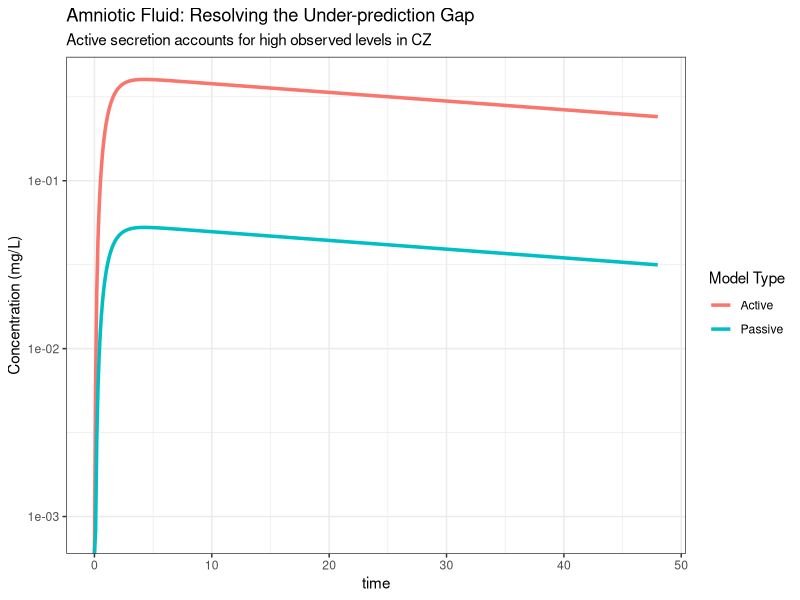
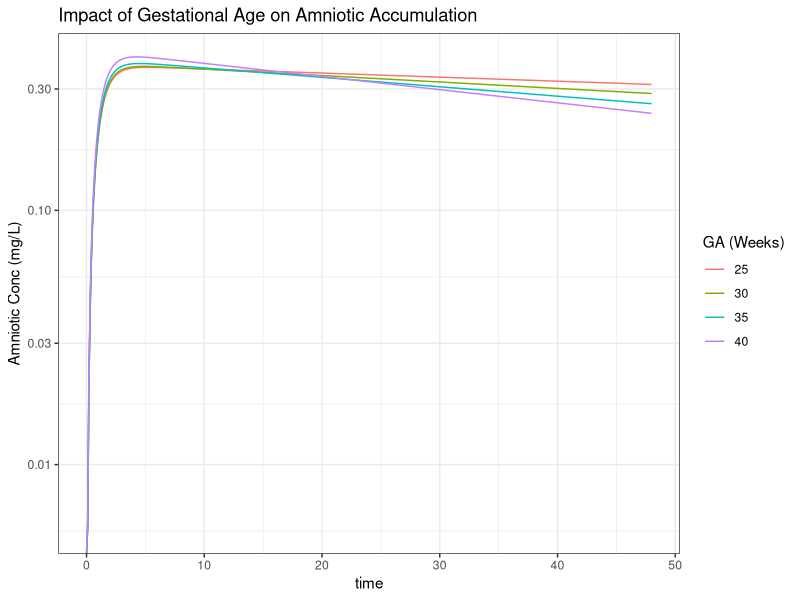
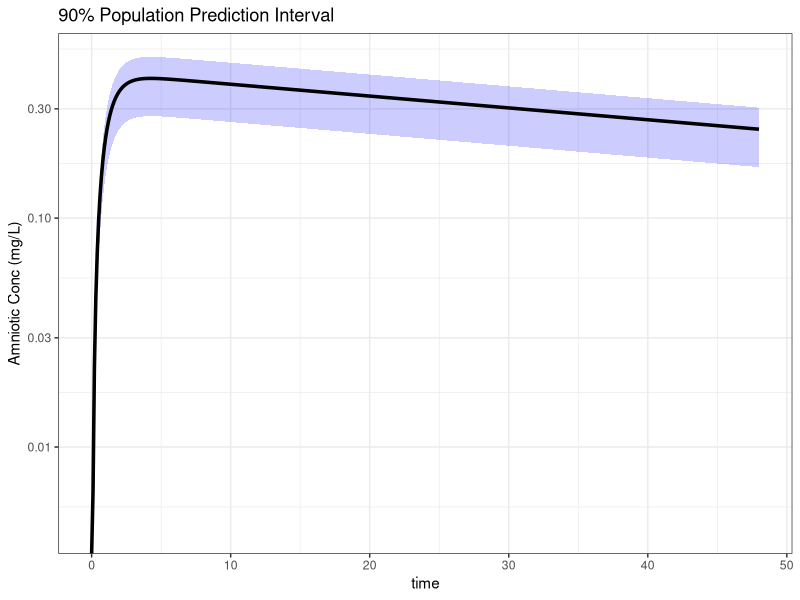

The R script that drew these images, in order:
# ==========================================
# PKPD FETAL PBPK — INTEGRATED ANALYSIS
# ==========================================

library(deSolve)
library(ggplot2)
library(dplyr)
library(purrr)
library(scales)
library(tidyr)

# ------------------------------------------
# 1. CORE MODEL FUNCTION
# ------------------------------------------
# Incorporates filtration, secretion, swallowing, and GI absorption
mf_pbpk_full <- function(t, state, parameters) {
  with(as.list(c(state, parameters)), {
    
    # GA-dependent maturation functions
    fGFR <- GFR_term * exp(k_GFR * (GA - 40))
    if (fGFR < 0) fGFR <- 0
    Q_sw_ga <- Q_swallow_term * ((GA/40)^2.5)
    
    # Concentrations
    C_mat <- A_mat / V_mat
    C_fet <- A_fet / V_fet
    C_amn <- A_amn / V_amn
    
    # Total Fetal Renal Clearance (Filtration + Active Secretion)
    # Adding CL_sec_f addresses under-prediction in standard literature models
    Total_fCL <- (fu_f * fGFR) + CL_sec_f
    
    # ODE Mass Balance
    dA_mat <- -CL_mat * C_mat - Q_plac * (C_mat - C_fet)
    dA_fet <- Q_plac * (C_mat - C_fet) - Total_fCL * C_fet + Ka * A_GI
    dA_amn <- Total_fCL * C_fet - Q_sw_ga * C_amn
    dA_GI  <- Q_sw_ga * C_amn - Ka * A_GI
    
    list(c(dA_mat, dA_fet, dA_amn, dA_GI))
  })
}

# ------------------------------------------
# 2. PARAMETERS (Cefazolin Term Pregnancy)
# ------------------------------------------
params_base <- list(
  V_mat = 3.5, CL_mat = 8.5, Q_plac = 0.5, 
  V_fet = 0.36, V_amn = 0.8,
  fu_f = 0.8, GFR_term = 0.00047, k_GFR = 0.15, 
  GA = 40, Q_swallow_term = 0.23/24, Ka = 2,
  CL_sec_f = 0.0025 # Estimated secretion factor
)

state0 <- c(A_mat = 1000, A_fet = 0, A_amn = 0, A_GI = 0)
times <- seq(0, 48, by = 0.1)

# ------------------------------------------
# 3. BASE SIMULATION: PASSIVE VS. ACTIVE
# ------------------------------------------
# Scenario 1: Passive Only (Original Gap)
out_passive <- ode(y=state0, times=times, func=mf_pbpk_full, parms=modifyList(params_base, list(CL_sec_f=0))) %>% as.data.frame()

# Scenario 2: Active Secretion Included (Refitted)
out_active <- ode(y=state0, times=times, func=mf_pbpk_full, parms=params_base) %>% as.data.frame()

# Visualization of the under-prediction gap
plot_gap <- data.frame(
  time = out_passive$time,
  Passive = out_passive$A_amn / params_base$V_amn,
  Active = out_active$A_amn / params_base$V_amn
) %>% pivot_longer(-time)

ggplot(plot_gap, aes(x=time, y=value, color=name)) +
  geom_line(size=1.2) + scale_y_log10(labels = scientific) +
  theme_bw() + labs(title="Amniotic Fluid: Resolving the Under-prediction Gap", 
                    subtitle="Active secretion accounts for high observed levels in CZ",
                    y="Concentration (mg/L)", color="Model Type")


# ------------------------------------------
# 4. GESTATIONAL AGE (GA) SENSITIVITY
# ------------------------------------------
ga_range <- seq(25, 40, by = 5)
ga_sims <- map_dfr(ga_range, function(g){
  p <- modifyList(params_base, list(GA = g))
  ode(y=state0, times=times, func=mf_pbpk_full, parms=p) %>% as.data.frame() %>% mutate(GA = g)
})

ggplot(ga_sims, aes(x=time, y=A_amn/params_base$V_amn, color=factor(GA))) +
  geom_line() + scale_y_log10() + theme_bw() +
  labs(title="Impact of Gestational Age on Amniotic Accumulation", 
       y="Amniotic Conc (mg/L)", color="GA (Weeks)")

# ------------------------------------------
# 5. POPULATION VARIABILITY (PPI)
# ------------------------------------------
set.seed(42)
pop_sims <- map_dfr(1:100, function(i){
  p_rand <- params_base
  p_rand$CL_sec_f <- rnorm(1, 0.0025, 0.0005) # Variations in transporter ontogeny
  ode(y=state0, times=times, func=mf_pbpk_full, parms=p_rand) %>% as.data.frame()
})

ci_data <- pop_sims %>% group_by(time) %>%
  summarise(p05 = quantile(A_amn/0.8, 0.05), p50 = median(A_amn/0.8), p95 = quantile(A_amn/0.8, 0.95))

ggplot(ci_data, aes(x=time)) +
  geom_ribbon(aes(ymin=p05, ymax=p95), fill="blue", alpha=0.2) +
  geom_line(aes(y=p50), size=1.2) + scale_y_log10() + theme_bw() +
  labs(title="90% Population Prediction Interval", y="Amniotic Conc (mg/L)")


# ------------------------------------------
# 6. FINAL AUC & RATIO ANALYSIS
# ------------------------------------------
calc_auc <- function(x, y) sum(diff(x) * (head(y, -1) + tail(y, -1)) / 2)

final_out <- out_active %>% mutate(C_mat = A_mat/3.5, C_fet = A_fet/0.36, C_amn = A_amn/0.8)

auc_mat <- calc_auc(final_out$time, final_out$C_mat)
auc_fet <- calc_auc(final_out$time, final_out$C_fet)
auc_amn <- calc_auc(final_out$time, final_out$C_amn)

auc_summary <- data.frame(
  Compartment = c("Maternal", "Fetal", "Amniotic"),
  AUC_mg_h_L = c(auc_mat, auc_fet, auc_amn),
  Ratio_to_Maternal = c(1, auc_fet/auc_mat, auc_amn/auc_mat)
)

print(auc_summary)
